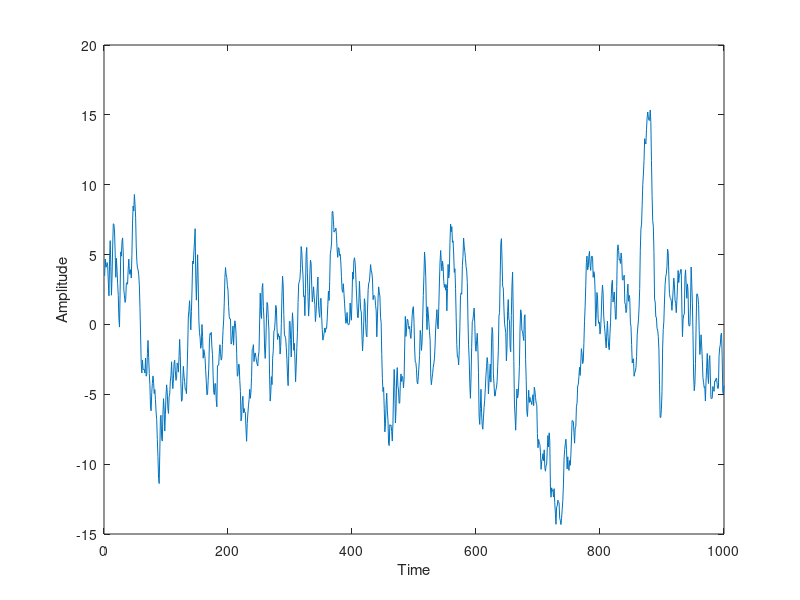

Source code (MATLAB): (Note: this script raises an error after producing the figure.)
%
% Time series analysis
% Lund University
%
% Example code 23: Estimating the unknown parameters of an ARMA process
% using the Kalman filter with missing samples.
%
% Reference: 
%   "An Introduction to Time Series Modeling", 4th ed, by Andreas Jakobsson
%   Studentlitteratur, 2021
%
clear; clc;
close all;
addpath('../functions', '../data')              % Add this line to update the path

% Simulate a process.
rng(0)                                          % Set the seed (just done for the lecture!)
extraN = 100;
N  = 1000;
A0 = [1 -0.95];
C0 = [1 0.5 0 -0.2];                            
e  = randn( N+extraN, 1 );
y  = filter( C0, A0, e );   y = y(extraN+1:end);
tt = 1:N;

% Insert missing samples, marked with NaN.
noNan = 30;                                     % Number of missing samples.
noVal = randi( [100 N-100], noNan, 1);          % Lets stress the system a bit.
%noVal = randi( [750 850], noNan, 1);
y0 = y;                                         % Retain the original.
%y(noVal) = NaN;                                % Replace missing samples.
y1 = y;                                         % Replica to allow for modifications.

% Plot realisation.
figure
plot(y)
ylabel('Amplitude')
xlabel('Time')
if sum(isnan(y))
    hold on
    plot( tt(noVal), y0(noVal), 'r*')
    hold off
    legend('Realisation', 'Missing sample', 'Location','SW')
    title('Realisation of an ARMA-process with missing samples')
else 
    legend('Realisation', 'Location','SW')
    title('Realisation of an ARMA-process')
end
xlim([1 N])


%% Lets form the one-step prediction using the Kalman filter.
% Construct a Kalman filter that assumes the model parameters to be known.
% Note how this differs from the setup in code20, where the parameters
% where instead treated as unknown.
p0 = 1;                                         % Number of unknowns in the A polynomial.
q0 = 2;                                         % Number of unknowns in the C polynomial.

A     = eye(p0+q0);
Rw    = 1;                                      % Measurement noise covariance matrix, R_w. Note that Rw has the same dimension as Ry.
Re    = 1e-6*eye(p0+q0);                        % System noise covariance matrix, R_e. Note that Re has the same dimension as Rx_t1.
Rx_t1 = eye(p0+q0);                             % Initial covariance matrix, R_{1|0}^{x,x}
h_et  = zeros(N,1);                             % Estimated one-step prediction error.
xt    = zeros(p0+q0,N);                         % Estimated states. Intial state, x_{1|0} = 0.
yhat  = zeros(N,1);                             % Estimated output.
xStd  = zeros(p0+q0,N);                         % Stores one std for the one-step prediction.
for t=4:N                                       % We use t-3, so start at t=4.
    % Update the predicted state and the time-varying state vector.
    x_t1 = A*xt(:,t-1);                         % x_{t|t-1} = A x_{t-1|t-1}
    C    = [ -y1(t-1) h_et(t-1) h_et(t-3) ];    % Use earlier prediction errors as estimate of e_t.
    
    % Update the parameter estimates.
    Ry = C*Rx_t1*C' + Rw;                       % R_{t|t-1}^{y,y} = C R_{t|t-1}^{x,x} + Rw
    Kt = Rx_t1*C'/Ry;                           % K_t = R^{x,x}_{t|t-1} C^T inv( R_{t|t-1}^{y,y} )
    yhat(t) = C*x_t1;                           % One-step prediction, \hat{y}_{t|t-1}.

    % If a sample is missing, just retain the earlier state.
    if isnan( y(t) )
        xt(:,t) = x_t1;                         % x_{t|t} = x_{t|t-1} 
        Rx_t    = Rx_t1;                        % R^{x,x}_{t|t} = R^{x,x}_{t|t-1} 
        y1(t)   = yhat(t);                      % Replace the missing sample with the estimated value. 
    else
        h_et(t) = y(t)-yhat(t);                 % One-step prediction error, \hat{e}_t = y_t - \hat{y}_{t|t-1}
        xt(:,t) = x_t1 + Kt*( h_et(t) );        % x_{t|t} = x_{t|t-1} + K_t ( y_t -  \hat{y}_{t|t-1} ) 
        Rx_t    = Rx_t1 - Kt*Ry*Kt';            % R^{x,x}_{t|t} = R^{x,x}_{t|t-1} - K_t R_{t|t-1}^{y,y} K_t^T
    end
    Rx_t1 = A*Rx_t*A' + Re;                     % R^{x,x}_{t+1|t} = A R^{x,x}_{t|t} A^T + Re

    % Estimate a one std confidence interval of the estimated parameters.
    xStd(:,t) = sqrt( diag(Rx_t) );
end


% Show the one-step prediction. We compare with y, not y1, as the former
% retains the missing samples (this was the reason to use the y1 vector);
% this is just to illustrate the missing samples in the figure.
figure
plot(tt, [y yhat] )
xlabel('Days')
if sum(isnan(y))
    hold on
    plot( tt(noVal), y0(noVal), 'b*')
    hold off
    legend('Realisation', 'Kalman estimate', 'Missing sample', 'Location','SW')
    title('One-step prediction using the Kalman filter with missing samples')
else 
    legend('Realisation', 'Kalman estimate', 'Location','SW')
    title('One-step prediction using the Kalman filter')
end


%% Examine the estimated parameters.
trueParams = [A0(2) C0(2) C0(4)];               % These are the true parameters we seek.
figure
plotWithConf( (1:N), xt', xStd', trueParams );
title(sprintf('Estimated parameters, with Re = %7.6f and Rw = %4.3f', Re(1,1), Rw(1,1)))
xlabel('Time')
ylim([-1.5 1.5])

% Examine the final predicted parameters.
fprintf('The final values of the estimated parameters are:\n')
for k=1:length(trueParams)
    fprintf('  True value: %5.2f, estimated value: %5.2f (+/- %5.4f).\n', trueParams(k), xt(k,end), xStd(k,end) )
end 


%% Examine one-step prediction residual. 
% Here, as an example, we condider the data from 600 to N as our validation 
% data, and therefore extract just this part to compute the prediction residual. 
ey = y0(600:N)-yhat(600:N);                     % Ignore the initial values to let the filter converge first.
checkIfWhite( ey );

[~, pacfEst] = plotACFnPACF( ey, 40, 'One-step Kalman prediction' );
checkIfNormal( pacfEst(2:end), 'PACF' );
